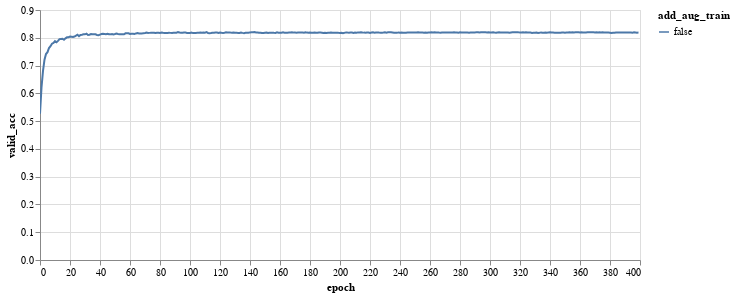

The notebook cell saved with this chart:
### Code cell
import altair as alt 

(alt.Chart(df_stream)
  .mark_line()
  .encode(x='epoch', y='valid_acc', color='add_aug_train')
  .properties(width=600, height=250)
  .interactive())

### Figure 1 — Vega-Lite specification as saved in the notebook (floating-point values rounded to 4 significant figures; data arrays with more than 128 entries replaced by an {"elided": "..."} marker saying what was removed)
{"config": {"view": {"continuousWidth": 400, "continuousHeight": 300}}, "data": {"name": "data-b62b99b823f0f6035c467b2953d4b63f"}, "mark": "line", "encoding": {"color": {"field": "add_aug_train", "type": "nominal"}, "x": {"field": "epoch", "type": "quantitative"}, "y": {"field": "valid_acc", "type": "quantitative"}}, "height": 250, "selection": {"selector012": {"type": "interval", "bind": "scales", "encodings": ["x", "y"]}}, "width": 600, "$schema": "https://vega.github.io/schema/vega-lite/v4.17.0.json", "datasets": {"data-b62b99b823f0f6035c467b2953d4b63f": {"elided": "400 records"}}}
